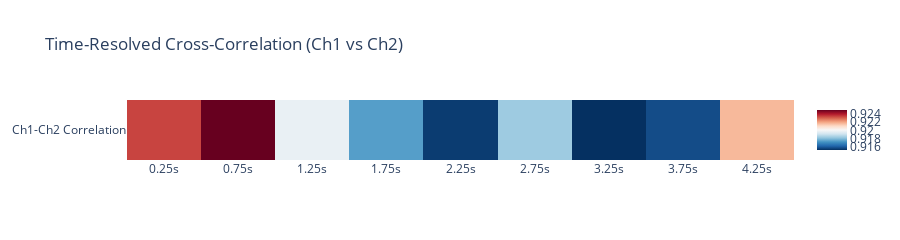

Notebook code for this chart:
### Code cell
# Time-resolved correlation heatmap
print("Creating time-resolved correlation heatmap...")

# Calculate sliding window correlation
window_size = 500  # samples
step_size = 100  # samples
n_windows = (len(time_lfp) - window_size) // step_size

# Focus on first two channels for simplicity
time_corr = np.zeros(n_windows)
window_times = np.zeros(n_windows)

for i in range(n_windows):
    start_idx = i * step_size
    end_idx = start_idx + window_size

    # Calculate correlation in this window
    corr = np.corrcoef(lfp_signals[start_idx:end_idx, 0],
                       lfp_signals[start_idx:end_idx, 1])[0, 1]
    time_corr[i] = corr
    window_times[i] = time_lfp[start_idx + window_size // 2]

# Create a 2D array for heatmap (correlation vs time)
corr_2d = time_corr.reshape(1, -1)

fig9 = braintools.visualize.interactive_heatmap(
    data=corr_2d,
    x_labels=[f'{t:.2f}s' for t in window_times[::5]],  # Every 5th time point for clarity
    y_labels=['Ch1-Ch2 Correlation'],
    title="Time-Resolved Cross-Correlation (Ch1 vs Ch2)",
    colorscale='RdBu_r',
    width=900,
    height=200
)

fig9.show()

print(f"\n⏱️  Time-resolved analysis:")
print(f"   • Window size: {window_size / 1000:.1f}s")
print(f"   • Step size: {step_size / 1000:.1f}s")
print(f"   • Correlation range: [{time_corr.min():.3f}, {time_corr.max():.3f}]")
print("   • Shows how correlation changes over time")

### Figure 1 — Plotly figure (JSON) as saved in the notebook; plotly's stock layout.template omitted (floating-point values rounded to 4 significant figures)
{"data": [{"colorscale": [[0.0, "rgb(5,48,97)"], [0.1, "rgb(33,102,172)"], [0.2, "rgb(67,147,195)"], [0.3, "rgb(146,197,222)"], [0.4, "rgb(209,229,240)"], [0.5, "rgb(247,247,247)"], [0.6, "rgb(253,219,199)"], [0.7, "rgb(244,165,130)"], [0.8, "rgb(214,96,77)"], [0.9, "rgb(178,24,43)"], [1.0, "rgb(103,0,31)"]], "hoverongaps": false, "x": ["0.25s", "0.75s", "1.25s", "1.75s", "2.25s", "2.75s", "3.25s", "3.75s", "4.25s"], "y": ["Ch1-Ch2 Correlation"], "z": [[0.9234, 0.9249, 0.9198, 0.9175, 0.9155, 0.9184, 0.9153, 0.9158, 0.9217, 0.921, 0.9257, 0.9233, 0.9221, 0.9231, 0.9235, 0.9187, 0.927, 0.9285, 0.9262, 0.9219, 0.9241, 0.9215, 0.9203, 0.9198, 0.9262, 0.9236, 0.9227, 0.9255, 0.9264, 0.9222, 0.9201, 0.9204, 0.9202, 0.9184, 0.9224, 0.9232, 0.9219, 0.9194, 0.9189, 0.919, 0.9232, 0.9276, 0.9275, 0.9279, 0.9258]], "type": "heatmap"}], "layout": {"title": {"text": "Time-Resolved Cross-Correlation (Ch1 vs Ch2)"}, "width": 900, "height": 200}}
